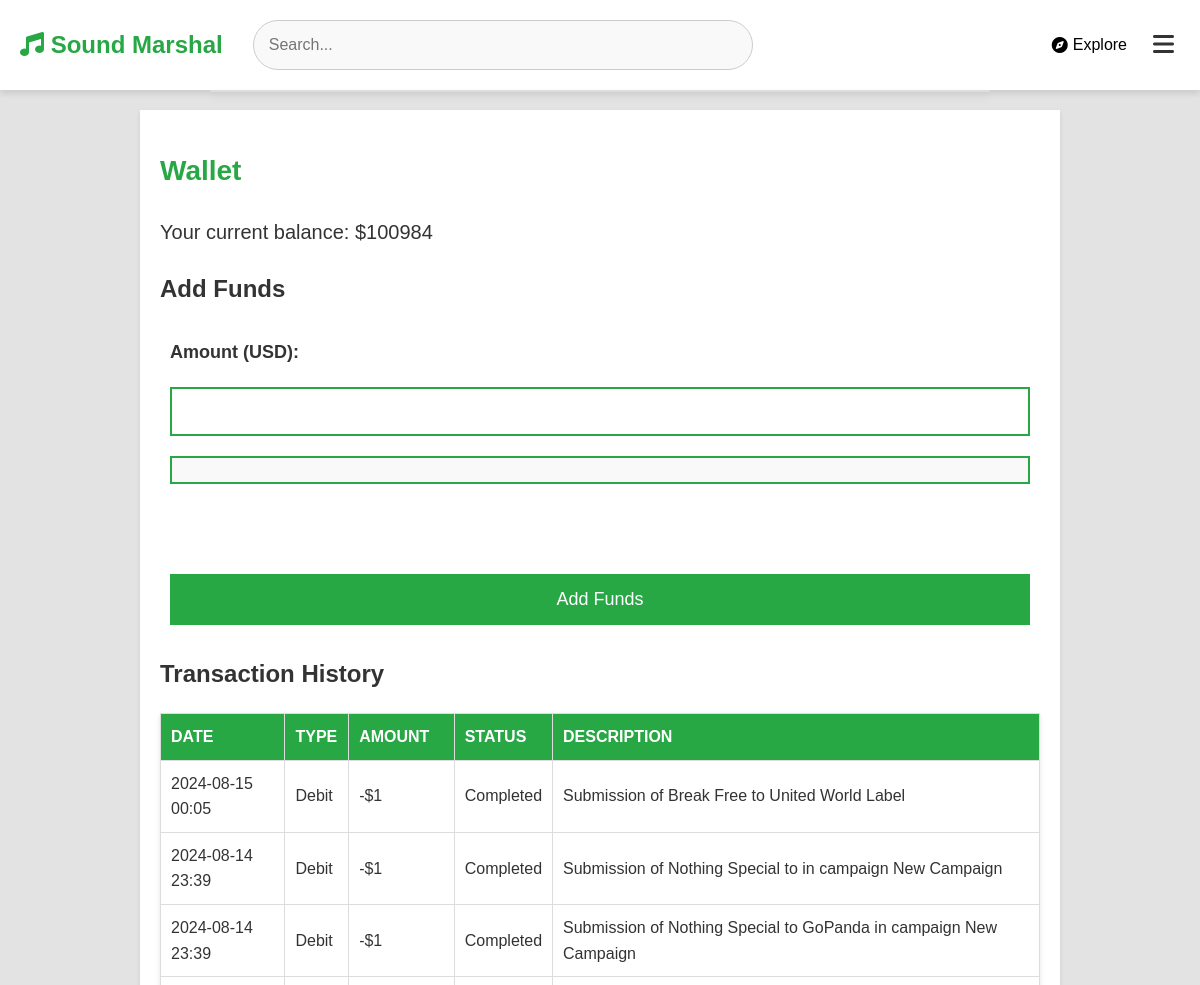
/wallet/ (signed in, upper part), run on an earlier commit of the app's database.
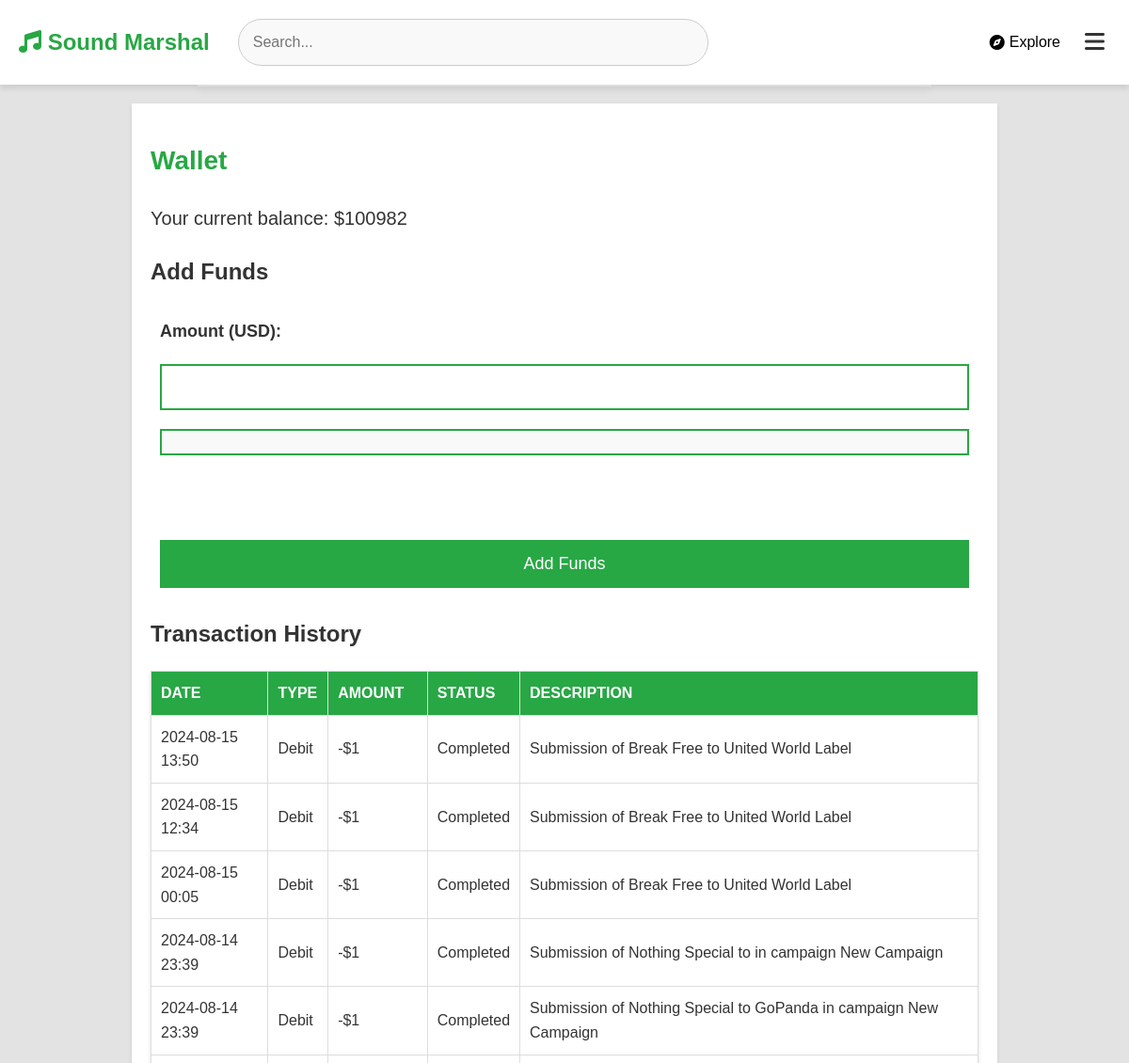
And on a later commit of the database.
### core/models.py (models this page shows, shortened)
class Transaction(models.Model):
    TRANSACTION_TYPES = (
        ('credit', 'Credit'),
        ('debit', 'Debit'),
    )
    user = models.ForeignKey(User, on_delete=models.CASCADE, related_name='transactions')
    transaction_type = models.CharField(max_length=6, choices=TRANSACTION_TYPES)
    amount = models.IntegerField()  # Number of tokens
    description = models.CharField(max_length=255)
    date = models.DateTimeField(auto_now_add=True)

### core/views.py (the view)
# urls.py: path('wallet/', views.wallet, name='wallet'),
@login_required
def wallet(request):
    payments = Payment.objects.filter(user=request.user).order_by('-date')
    transactions = Transaction.objects.filter(user=request.user).order_by('-date')
    history = sorted(chain(payments, transactions), key=lambda x: x.date, reverse=True)
    return render(request, 'core/wallet.html', {
        'balance': request.user.profile.tokens,
        'history': history,
        'stripe_public_key': settings.STRIPE_PUBLIC_KEY
    })

### context_processors.py (called while the page is built)
def media_url(request):
    return {'MEDIA_URL': settings.MEDIA_URL}

### core/templates/core/wallet.html (shortened to what this page needs)
{% extends 'base.html' %}
{% block content %}
<div class="wallet-container">
    <h1>Wallet</h1>
    <p>Your current balance: ${{ balance }}</p>
    <h2>Add Funds</h2>
    <form id="payment-form" method="post" action="{% url 'purchase_credits' %}" data-no-ajax="true">
        <label for="amount">Amount (USD):</label>
        <input type="number" id="amount" name="amount" min="1" required>
        <div id="card-element">
        </div>
        <button type="submit" class="stripe-button">Add Funds</button>
    </form>
    <h2>Transaction History</h2>
    {% if history %}
        <table class="transaction-history">
            <thead>
                <tr>
                    <th>Date</th>
                    <th>Type</th>
                    <th>Amount</th>
                    <th>Status</th>
                    <th>Description</th>
                </tr>
            </thead>
            <tbody>
                {% for item in history %}
                    <tr>
                        <td>{{ item.date|date:"Y-m-d H:i" }}</td>
                        <td>
                            {% if item.transaction_type %}
                                {{ item.get_transaction_type_display }}
                            {% else %}
                                Credit
                            {% endif %}
                        </td>
                        <td>
                            {% if item.transaction_type == 'debit' %}
                                -${{ item.amount }}
                            {% elif item.transaction_type == 'credit' %}
                                +${{ item.amount }}
                            {% else %}
                                ${{ item.amount }}
                            {% endif %}
                        </td>
                        <td>
                            {% if item.status %}
                                {{ item.status }}
                            {% else %}
                                Completed
                            {% endif %}
                        </td>
                        <td>{{ item.description }}</td>
                    </tr>
                {% endfor %}
            </tbody>
        </table>
    {% else %}
        <p>No transactions yet.</p>
    {% endif %}
</div>
{% endblock %}

What changed in the data, as far as the page shows it:
added Transaction: date "2024-08-15 13:50", transaction_type "Debit", amount "1", shows "Completed", description "Submission of Break Free to United World Label"
added Transaction: date "2024-08-15 12:34", transaction_type "Debit", amount "1", shows "Completed", description "Submission of Break Free to United World Label"
Also different on the page:
{{ balance }}: "100984" → "100982"
